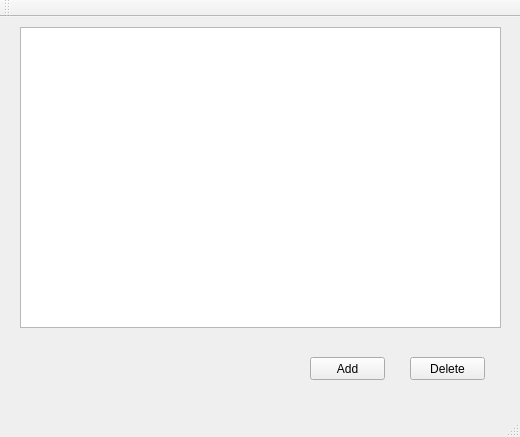
<?xml version="1.0" encoding="UTF-8"?>
<ui version="4.0">
 <class>MainWindow</class>
 <widget class="QMainWindow" name="MainWindow">
  <property name="geometry">
   <rect>
    <x>0</x>
    <y>0</y>
    <width>520</width>
    <height>437</height>
   </rect>
  </property>
  <property name="windowTitle">
   <string>MainWindow</string>
  </property>
  <widget class="QWidget" name="centralWidget">
   <widget class="QTableView" name="tableView">
    <property name="geometry">
     <rect>
      <x>20</x>
      <y>10</y>
      <width>481</width>
      <height>301</height>
     </rect>
    </property>
   </widget>
   <widget class="QPushButton" name="addPushButton">
    <property name="geometry">
     <rect>
      <x>310</x>
      <y>340</y>
      <width>75</width>
      <height>23</height>
     </rect>
    </property>
    <property name="text">
     <string>Add</string>
    </property>
   </widget>
   <widget class="QPushButton" name="deletePushButton">
    <property name="geometry">
     <rect>
      <x>410</x>
      <y>340</y>
      <width>75</width>
      <height>23</height>
     </rect>
    </property>
    <property name="text">
     <string>Delete</string>
    </property>
   </widget>
  </widget>
  <widget class="QMenuBar" name="menuBar">
   <property name="geometry">
    <rect>
     <x>0</x>
     <y>0</y>
     <width>520</width>
     <height>21</height>
    </rect>
   </property>
  </widget>
  <widget class="QToolBar" name="mainToolBar">
   <attribute name="toolBarArea">
    <enum>TopToolBarArea</enum>
   </attribute>
   <attribute name="toolBarBreak">
    <bool>false</bool>
   </attribute>
  </widget>
  <widget class="QStatusBar" name="statusBar"/>
 </widget>
 <layoutdefault spacing="6" margin="11"/>
 <resources/>
 <connections/>
</ui>
